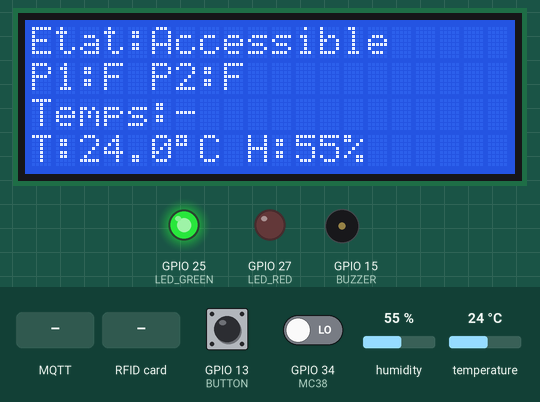
This sketch was run on a simulated ESP32. On the bench: 20×4 character LCD, output pins drawn as LEDs (lit = HIGH), buzzer (waves = sounding, pin HIGH). Inputs (shaded band) come from the test bench; at power-on: GPIO 13 (BUTTON) HIGH, GPIO 34 (MC38) LOW, humidity 55 %, temperature 24 °C. WiFi joins after 1.5 s; servers stay silent unless stated; no MQTT or app messages arrive unless stated; what the sketch prints to the serial monitor is not drawn.

Above: at 4.9 s.
5.0 s: GPIO 13 (BUTTON) pulled LOW for 1 s
At 6.0 s:
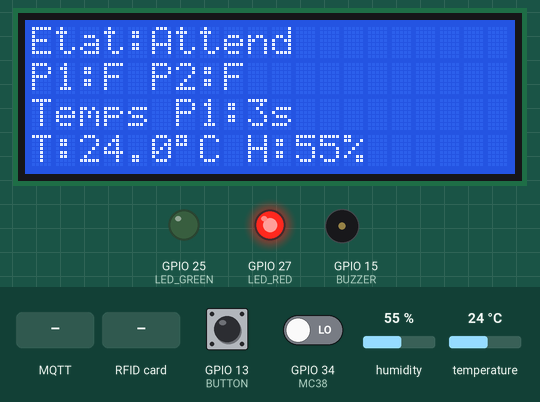
8.8 s: MQTT message "OPEN" arrives on the second subscribed topic
At 9.3 s:
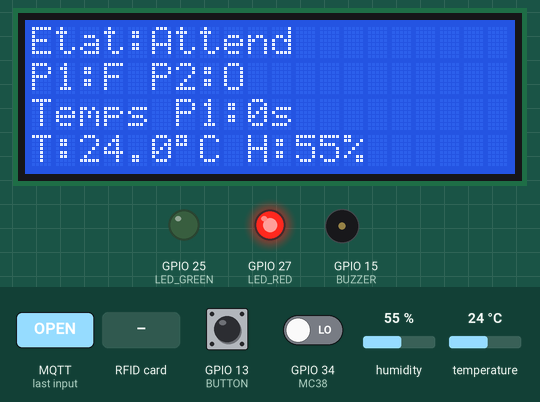
10.9 s: GPIO 34 (MC38) driven HIGH
At 11.5 s:
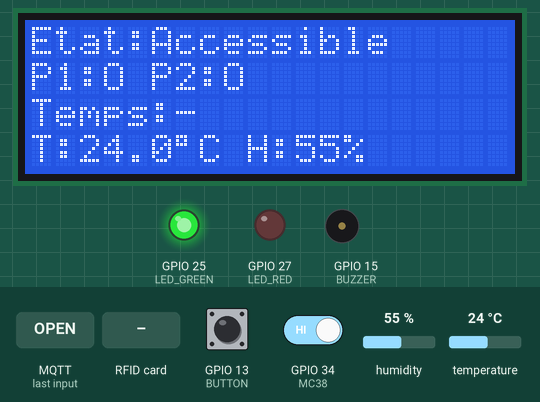
12.4 s: RFID card 5E 7A 19 C4 held to the reader
At 13.3 s:
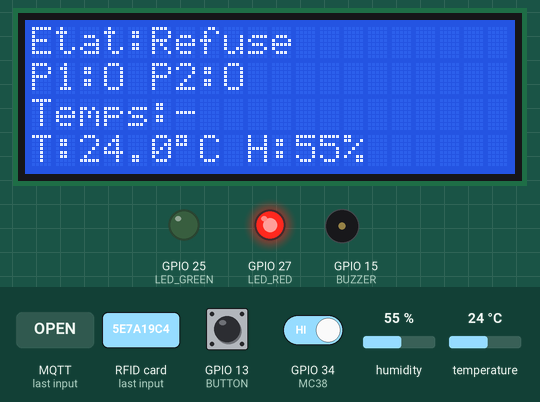
15.5 s: GPIO 34 (MC38) driven LOW
At 15.75 s:
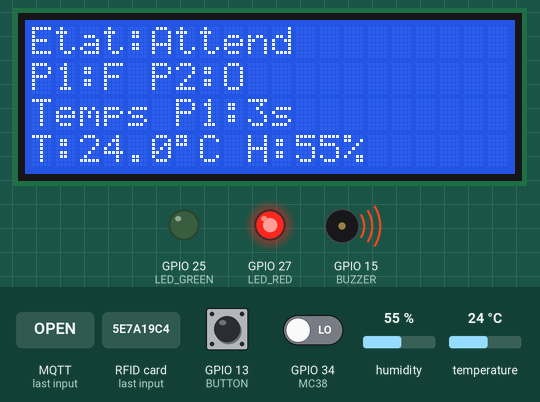
17.4 s: MQTT message "OPEN" arrives on the first subscribed topic
At 18.5 s:
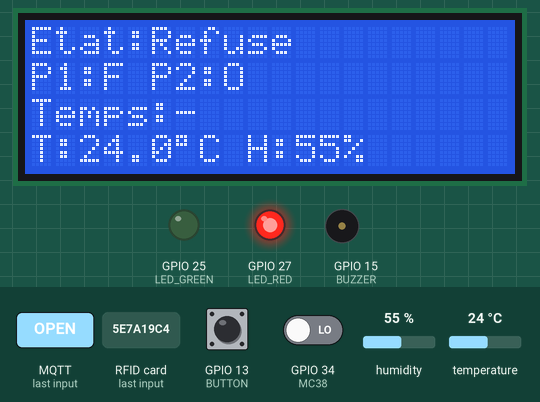
Timing chart, 0 to 20.4 s (numbered marks = the images above; inputs shaded):
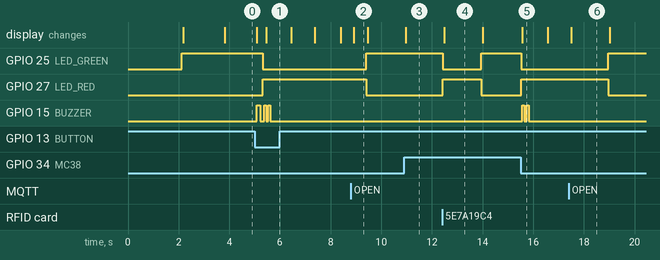

The sketch:

esp.ino
```cpp
#include <WiFi.h>
#include <PubSubClient.h>
#include <Wire.h>
#include <LiquidCrystal_I2C.h>
#include <SPI.h>
#include <MFRC522.h>
#include <DHT.h>

/* ================= WIFI ================= */
const char* ssid = "Xiaomi";
const char* password = "72222388f";

/* ================= MQTT ================= */
const char* mqtt_server = "test.mosquitto.org";
const int mqtt_port = 1883;

WiFiClient espClient;
PubSubClient client(espClient);

/* ================= TOPICS ESP1 ================= */
#define TOPIC_SELF_STATE    "sas/esp1/state"
#define TOPIC_SELF_DOOR     "sas/esp1/door"
#define TOPIC_SELF_EVENT    "sas/esp1/event"
#define TOPIC_SELF_RFID     "sas/esp1/rfid"
#define TOPIC_SELF_AUTH     "sas/esp1/auth"
#define TOPIC_SELF_STATUS   "sas/esp1/status"
#define TOPIC_SELF_CMD      "sas/esp1/cmd"
#define TOPIC_SELF_WAIT     "sas/esp1/wait"
#define TOPIC_SELF_TEMP     "sas/esp1/temp"
#define TOPIC_SELF_HUM      "sas/esp1/hum"

/* ================= TOPICS ESP2 ================= */
#define TOPIC_PEER_STATE    "sas/esp2/state"
#define TOPIC_PEER_DOOR     "sas/esp2/door"
#define TOPIC_PEER_AUTH     "sas/esp2/auth"
#define TOPIC_PEER_WAIT     "sas/esp2/wait"
#define TOPIC_PEER_EVENT    "sas/esp2/event"

/* ================= PINS ESP1 ================= */
#define LED_GREEN  25
#define LED_RED    27
#define BUTTON     13
#define BUZZER     15
#define MC38       34

#define SDA_LCD    21
#define SCL_LCD    22

#define SS_PIN     5
#define RST_PIN    26

/* DHT11 */
#define DHTPIN     17
#define DHTTYPE    DHT11

/* ================= LED LOGIC ================= */
#define GREEN_ON   HIGH
#define GREEN_OFF  LOW
#define RED_ON     HIGH
#define RED_OFF    LOW

/* ================= MC38 LOGIC ================= */
#define MC38_CLOSED LOW
#define MC38_OPEN   HIGH

LiquidCrystal_I2C lcd(0x27, 20, 4);
MFRC522 rfid(SS_PIN, RST_PIN);
DHT dht(DHTPIN, DHTTYPE);

enum State { INIT, OPEN, WAIT, REFUSED };
State state = INIT;

const unsigned long WAIT_TIME = 4000;
const unsigned long MC38_DEBOUNCE_MS = 300;
const unsigned long REFUSE_DISPLAY_MS = 1500;
const unsigned long BUTTON_DEBOUNCE_MS = 300;
const unsigned long DHT_INTERVAL = 2000;

unsigned long timerWait = 0;
unsigned long lastHeartbeat = 0;
unsigned long lastButtonTime = 0;
unsigned long lastDoorChange = 0;
unsigned long refuseUntil = 0;
unsigned long lastDhtRead = 0;

int stableDoorState = MC38_CLOSED;
int previousDoorState = MC38_CLOSED;

String peerState = "READY";
String peerDoor  = "CLOSED";
String lastAccessSource = "-";
int peerWaitRemaining = -1;

float lastTemp = NAN;
float lastHum = NAN;

void setGreen(bool on) { digitalWrite(LED_GREEN, on ? GREEN_ON : GREEN_OFF); }
void setRed(bool on)   { digitalWrite(LED_RED,   on ? RED_ON   : RED_OFF); }

String stateToString() {
  switch (state) {
    case INIT: return "READY";
    case OPEN: return "OPEN";
    case WAIT: return "WAIT";
    case REFUSED: return "REFUSED";
    default: return "UNKNOWN";
  }
}

String stateLabel() {
  switch (state) {
    case INIT: return "Accessible";
    case OPEN: return "Accessible";
    case WAIT: return "Attend";
    case REFUSED: return "Refuse";
    default: return "Inconnu";
  }
}

bool localDoorSensorOpen() { return stableDoorState == MC38_OPEN; }
bool localDoorShownOpen()  { return (state == OPEN) || localDoorSensorOpen(); }
bool peerDoorShownOpen()   { return (peerState == "OPEN") || (peerDoor == "OPEN"); }
bool peerBusy()            { return (peerState != "READY") || peerDoorShownOpen(); }
bool globalWaitActive()    { return (state == WAIT) || (peerState == "WAIT"); }

String doorShort(bool isOpen) { return isOpen ? "O" : "F"; }

void publishMessage(const char* topic, const String& payload, bool retained = false) {
  if (!client.connected()) return;
  client.publish(topic, payload.c_str(), retained);
}

void publishState() {
  publishMessage(TOPIC_SELF_STATE, stateToString(), true);
}

void publishDoorShownState() {
  publishMessage(TOPIC_SELF_DOOR, localDoorShownOpen() ? "OPEN" : "CLOSED", true);
}

void publishWaitValue() {
  if (state == WAIT) {
    long remaining = (long)((WAIT_TIME - (millis() - timerWait)) / 1000);
    if (remaining < 0) remaining = 0;
    publishMessage(TOPIC_SELF_WAIT, String(remaining), true);
  } else {
    publishMessage(TOPIC_SELF_WAIT, "-1", true);
  }
}

void publishDHT() {
  if (!isnan(lastTemp)) publishMessage(TOPIC_SELF_TEMP, String(lastTemp, 1), true);
  if (!isnan(lastHum))  publishMessage(TOPIC_SELF_HUM, String(lastHum, 1), true);
}

void updateLEDs() {
  if (globalWaitActive()) {
    setGreen(false);
    setRed(true);
  } else if (state == INIT || state == OPEN) {
    setGreen(true);
    setRed(false);
  } else if (state == REFUSED) {
    setGreen(false);
    setRed(true);
  }
}

void buzzerShort() {
  digitalWrite(BUZZER, HIGH);
  delay(140);
  digitalWrite(BUZZER, LOW);
}

void buzzerDouble() {
  digitalWrite(BUZZER, HIGH);
  delay(80);
  digitalWrite(BUZZER, LOW);
  delay(80);
  digitalWrite(BUZZER, HIGH);
  delay(80);
  digitalWrite(BUZZER, LOW);
}

void updateLCD() {
  lcd.clear();

  lcd.setCursor(0, 0);
  lcd.print("Etat:");
  lcd.print(stateLabel());

  lcd.setCursor(0, 1);
  lcd.print("P1:");
  lcd.print(doorShort(localDoorShownOpen()));
  lcd.print(" P2:");
  lcd.print(doorShort(peerDoorShownOpen()));

  lcd.setCursor(0, 2);
  if (state == WAIT) {
    long remaining = (long)((WAIT_TIME - (millis() - timerWait)) / 1000);
    if (remaining < 0) remaining = 0;
    lcd.print("Temps P1:");
    lcd.print(remaining);
    lcd.print("s   ");
  } else if (peerState == "WAIT" && peerWaitRemaining >= 0) {
    lcd.print("Temps P2:");
    lcd.print(peerWaitRemaining);
    lcd.print("s   ");
  } else {
    lcd.print("Temps:-           ");
  }

  lcd.setCursor(0, 3);
  if (!isnan(lastTemp) && !isnan(lastHum)) {
    lcd.print("T:");
    lcd.print(lastTemp, 1);
    lcd.print((char)223);
    lcd.print("C H:");
    lcd.print(lastHum, 0);
    lcd.print("%   ");
  } else {
    lcd.print("Src:");
    lcd.print(lastAccessSource);
    lcd.print("            ");
  }
}

String uidToString() {
  String uid = "";
  for (byte i = 0; i < rfid.uid.size; i++) {
    if (rfid.uid.uidByte[i] < 0x10) uid += "0";
    uid += String(rfid.uid.uidByte[i], HEX);
    if (i < rfid.uid.size - 1) uid += ":";
  }
  uid.toUpperCase();
  return uid;
}

void setRefused(const String& reason, const String& src = "-") {
  state = REFUSED;
  refuseUntil = millis();
  if (src != "-") lastAccessSource = src;
  updateLEDs();
  updateLCD();
  publishState();
  publishDoorShownState();
  publishWaitValue();
  publishMessage(TOPIC_SELF_EVENT, "open_refused_" + reason);
}

bool canOpenDoor() {
  if (state != INIT) {
    setRefused("state_not_ready");
    return false;
  }
  if (localDoorSensorOpen()) {
    setRefused("local_door_already_open");
    return false;
  }
  if (peerBusy()) {
    setRefused("other_door_busy");
    return false;
  }
  return true;
}

void openDoor(const String& src) {
  state = OPEN;
  lastAccessSource = src;
  updateLEDs();
  updateLCD();
  publishState();
  publishDoorShownState();
  publishWaitValue();
  publishMessage(TOPIC_SELF_AUTH, src, true);
  publishMessage(TOPIC_SELF_EVENT, "door1_opened");
  buzzerShort();
}

void startWaitMode() {
  state = WAIT;
  timerWait = millis();
  updateLEDs();
  updateLCD();
  publishState();
  publishDoorShownState();
  publishWaitValue();
  publishMessage(TOPIC_SELF_EVENT, "door1_closed_wait");
  buzzerDouble();
}

bool checkRFID() {
  if (!rfid.PICC_IsNewCardPresent()) return false;
  if (!rfid.PICC_ReadCardSerial()) return false;

  String uid = uidToString();
  publishMessage(TOPIC_SELF_RFID, uid);
  publishMessage(TOPIC_SELF_EVENT, "rfid_detected");

  rfid.PICC_HaltA();
  rfid.PCD_StopCrypto1();
  return true;
}

bool buttonPressed() {
  if (digitalRead(BUTTON) == LOW && millis() - lastButtonTime > BUTTON_DEBOUNCE_MS) {
    lastButtonTime = millis();
    return true;
  }
  return false;
}

void readDHT11() {
  if (millis() - lastDhtRead < DHT_INTERVAL) return;
  lastDhtRead = millis();

  float h = dht.readHumidity();
  float t = dht.readTemperature();

  if (isnan(t) || isnan(h)) {
    Serial.println("Erreur lecture DHT11");
    return;
  }

  lastTemp = t;
  lastHum = h;

  publishDHT();
  updateLCD();

  Serial.print("Temp: ");
  Serial.print(lastTemp);
  Serial.print(" C | Hum: ");
  Serial.print(lastHum);
  Serial.println(" %");
}

void setup_wifi() {
  if (WiFi.status() == WL_CONNECTED) return;
  WiFi.mode(WIFI_STA);
  WiFi.begin(ssid, password);

  unsigned long start = millis();
  while (WiFi.status() != WL_CONNECTED && millis() - start < 10000) {
    delay(500);
  }
}

void mqttCallback(char* topic, byte* payload, unsigned int length) {
  String msg;
  for (unsigned int i = 0; i < length; i++) msg += (char)payload[i];
  msg.trim();
  String t = String(topic);

  if (t == TOPIC_PEER_STATE) {
    peerState = msg;
    updateLEDs();
    updateLCD();
  }
  else if (t == TOPIC_PEER_DOOR) {
    peerDoor = msg;
    updateLCD();
  }
  else if (t == TOPIC_PEER_AUTH) {
    if (msg == "FINGER") lastAccessSource = "P2-FINGER";
    else if (msg == "BUTTON") lastAccessSource = "P2-BUTTON";
    else if (msg == "CMD") lastAccessSource = "P2-CMD";
    else lastAccessSource = "P2-" + msg;
    updateLCD();
  }
  else if (t == TOPIC_PEER_WAIT) {
    peerWaitRemaining = (msg == "-1") ? -1 : msg.toInt();
    updateLCD();
  }
  else if (t == TOPIC_PEER_EVENT) {
    if (msg == "finger_not_recognized") {
      lastAccessSource = "P2-FINGER";
      updateLCD();
    } else if (msg == "door2_opened") {
      buzzerShort();
      peerState = "OPEN";
      peerDoor = "OPEN";
      updateLEDs();
      updateLCD();
    } else if (msg == "door2_closed_wait") {
      buzzerDouble();
      peerState = "WAIT";
      updateLEDs();
      updateLCD();
    } else if (msg == "state_ready") {
      peerState = "READY";
      peerWaitRemaining = -1;
      updateLEDs();
      updateLCD();
    }
  }
  else if (t == TOPIC_SELF_CMD) {
    if (msg == "OPEN") {
      if (canOpenDoor()) openDoor("CMD");
    }
    else if (msg == "CLOSE") {
      if (state == OPEN) startWaitMode();
    }
    else if (msg == "RESET") {
      state = INIT;
      updateLEDs();
      updateLCD();
      publishState();
      publishDoorShownState();
      publishWaitValue();
      publishMessage(TOPIC_SELF_EVENT, "reset_done");
    }
  }
}

void reconnect() {
  while (!client.connected()) {
    String clientId = "ESP32_P1_";
    clientId += String((uint32_t)ESP.getEfuseMac(), HEX);

    if (client.connect(clientId.c_str())) {
      client.subscribe(TOPIC_SELF_CMD);
      client.subscribe(TOPIC_PEER_STATE);
      client.subscribe(TOPIC_PEER_DOOR);
      client.subscribe(TOPIC_PEER_AUTH);
      client.subscribe(TOPIC_PEER_WAIT);
      client.subscribe(TOPIC_PEER_EVENT);

      publishMessage(TOPIC_SELF_STATUS, "online", true);
      publishState();
      publishDoorShownState();
      publishWaitValue();
      publishDHT();
      publishMessage(TOPIC_SELF_EVENT, "boot", true);
    } else {
      delay(2000);
    }
  }
}

void setup() {
  Serial.begin(115200);

  pinMode(LED_GREEN, OUTPUT);
  pinMode(LED_RED, OUTPUT);
  pinMode(BUZZER, OUTPUT);
  pinMode(BUTTON, INPUT_PULLUP);
  pinMode(MC38, INPUT);

  setGreen(false);
  setRed(false);

  Wire.begin(SDA_LCD, SCL_LCD);
  lcd.init();
  lcd.backlight();

  SPI.begin();
  rfid.PCD_Init();

  dht.begin();
  delay(2000);

  stableDoorState = digitalRead(MC38);
  previousDoorState = stableDoorState;

  state = INIT;
  updateLEDs();
  updateLCD();

  client.setServer(mqtt_server, mqtt_port);
  client.setCallback(mqttCallback);

  setup_wifi();
  reconnect();

  publishDoorShownState();
  publishWaitValue();
}

void loop() {
  if (WiFi.status() != WL_CONNECTED) setup_wifi();
  if (!client.connected()) reconnect();
  client.loop();

  readDHT11();

  if (millis() - lastHeartbeat > 5000) {
    lastHeartbeat = millis();
    publishMessage(TOPIC_SELF_STATUS, "online", true);
    publishState();
    publishDoorShownState();
    publishWaitValue();
    publishDHT();
    updateLEDs();
    updateLCD();
  }

  int rawDoorState = digitalRead(MC38);
  if (rawDoorState != stableDoorState && millis() - lastDoorChange > MC38_DEBOUNCE_MS) {
    previousDoorState = stableDoorState;
    stableDoorState = rawDoorState;
    lastDoorChange = millis();

    publishDoorShownState();

    if (previousDoorState == MC38_OPEN && stableDoorState == MC38_CLOSED) {
      if (state != WAIT) {
        startWaitMode();
      }
    }

    updateLEDs();
    updateLCD();
  }

  if (checkRFID()) {
    if (canOpenDoor()) {
      openDoor("RFID");
    }
  }

  if (buttonPressed()) {
    if (state == INIT) {
      if (canOpenDoor()) openDoor("BUTTON");
    } else if (state == OPEN) {
      startWaitMode();
    }
  }

  if (state == REFUSED && millis() - refuseUntil > REFUSE_DISPLAY_MS) {
    state = INIT;
    updateLEDs();
    updateLCD();
    publishState();
    publishDoorShownState();
    publishWaitValue();
  }

  if (state == WAIT) {
    updateLCD();
    publishWaitValue();

    if (millis() - timerWait > WAIT_TIME) {
      state = INIT;
      updateLEDs();
      updateLCD();
      publishState();
      publishDoorShownState();
      publishWaitValue();
      publishMessage(TOPIC_SELF_EVENT, "state_ready");
    }
  }
}
```

Measured:
- after the input at 5.0 s, GPIO 25 (LED_GREEN): HIGH → LOW after 0.33 s; GPIO 27 (LED_RED): LOW → HIGH after 0.33 s; GPIO 15 (BUZZER): goes HIGH 0.14 s, LOW 0.17 s, HIGH 0.08 s, LOW 0.08 s, HIGH 0.08 s, then LOW, starting after 0.07 s; the display: first changes after 0.07 s (image 1 shows a later state)
- after the input at 8.8 s, the display: changes after 0.12 s (image 2)
- after the input at 10.9 s, the display: changes after 0.06 s (image 3)
- after the input at 12.4 s, GPIO 25 (LED_GREEN): HIGH → LOW at once, → HIGH 1.5 s later; GPIO 27 (LED_RED): LOW → HIGH at once, → LOW 1.5 s later; the display: changes after 0.08 s (image 4)
- after the input at 15.5 s, GPIO 25 (LED_GREEN): HIGH → LOW at once; GPIO 27 (LED_RED): LOW → HIGH at once; GPIO 15 (BUZZER): alternates HIGH for 0.08 s and LOW for 0.08 s, 4 changes in all, then stays LOW, starting after 0.07 s; the display: changes after 0.07 s (image 5)
- after the input at 17.4 s, GPIO 25 (LED_GREEN): LOW → HIGH after 1.5 s instead of 2.2 s; GPIO 27 (LED_RED): HIGH → LOW after 1.5 s instead of 2.2 s; the display: changes after 0.09 s (image 6)
- what the display in image 2 shows lasts 0.6 s, from 8.9 s to 9.5 s
